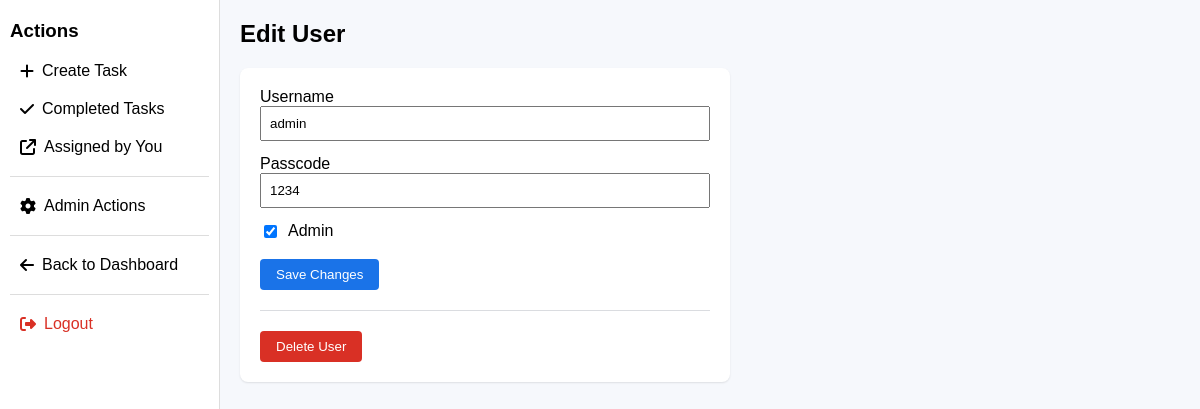
The app's page /edit_user/1 (signed in) with its own data.
### tables this page shows
CREATE TABLE users (
    id INTEGER PRIMARY KEY AUTOINCREMENT,
    username TEXT UNIQUE NOT NULL,
    passcode TEXT NOT NULL,
    is_admin INTEGER DEFAULT 0
);

### app.py (the view, shortened to what this page needs)
@app.route("/edit_user/<int:user_id>", methods=["GET", "POST"])
def edit_user(user_id):
    if "username" not in session or session.get("is_admin") != 1:
        return "Access denied! Admins only."
    conn = get_db_connection()
    user = conn.execute("SELECT * FROM users WHERE id = ?", (user_id,)).fetchone()
    if not user:
        conn.close()
        return "User not found!"
    conn.close()
    return render_template("edit_user.html", user=user)

### app.py (called while the page is built)
def get_db_connection():
    conn = sqlite3.connect(DB_PATH)
    conn.row_factory = sqlite3.Row
    return conn

@app.context_processor
def inject_globals():
    return dict(
        is_admin=session.get("is_admin", 0),
        show_dashboard_button=(request.path != url_for("dashboard"))
    )

### templates/edit_user.html (shortened to what this page needs)
{% extends "base.html" %}
{% block content %}
<h2 style="margin-top: 0;">Edit User</h2>
<div style="
    background: #ffffff;
    border-radius: 8px;
    padding: 20px;
    box-shadow: 0 1px 2px rgba(0,0,0,0.1);
    max-width: 450px;
">
    <form method="post">
        <div style="margin-bottom: 14px;">
            <label style="display: block; font-weight: 500;">Username</label>
            <input type="text" name="username"
                   value="{{ user['username'] }}"
                   required
                   style="width: 100%; padding: 8px; box-sizing: border-box;">
        </div>
        <div style="margin-bottom: 14px;">
            <label style="display: block; font-weight: 500;">Passcode</label>
            <input type="text" name="passcode"
                   value="{{ user['passcode'] }}"
                   style="width: 100%; padding: 8px; box-sizing: border-box;">
        </div>
        <div style="margin-bottom: 18px;">
            <label style="display: flex; align-items: center; gap: 8px; font-weight: 500;">
                <input type="checkbox" name="is_admin"
                       {% if user['is_admin'] == 1 %}checked{% endif %}>
                Admin
            </label>
        </div>
        <button type="submit"
                style="
                    background: #1a73e8;
                    color: white;
                    border: none;
                    padding: 8px 16px;
                    border-radius: 4px;
                    cursor: pointer;
                ">
            Save Changes
        </button>
    </form>
    <hr style="margin: 20px 0; border: none; border-top: 1px solid #dadce0;">
    <form method="post"
          action="{{ url_for('delete_user', user_id=user['id']) }}"
          onsubmit="return confirm('Are you sure you want to delete this user? This cannot be undone.');">
        <button type="submit"
                style="
                    background-color: #d93025;
                    color: white;
                    border: none;
                    padding: 8px 16px;
                    border-radius: 4px;
                    cursor: pointer;
                ">
            Delete User
        </button>
    </form>
</div>
{% endblock %}

### templates/base.html (style rules this page uses)
body { margin: 0; font-family: Arial, sans-serif; background-color: #f6f8fc; }

### records on screen
users: username "admin", passcode "1234", is_admin "☑"
